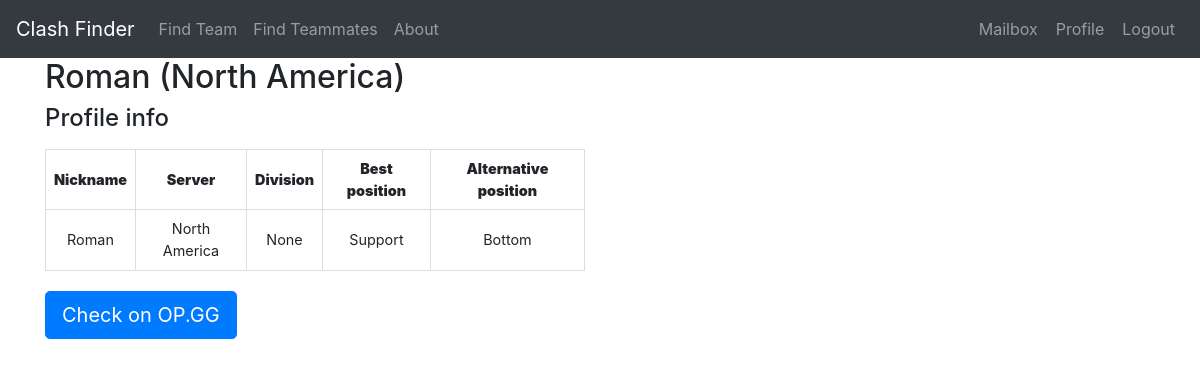
/profile/na/Roman (signed in), run on the app's committed database.
### models.py (models this page shows)
class Profile(UserMixin, db.Model):
    id = db.Column(db.Integer, primary_key=True)
    nickname = db.Column(db.String(64), index=True, unique=True)
    server = db.Column(db.String(10), index=True)
    division = db.Column(db.String(20), index=True)
    best_position = db.Column(db.String(20), index=True)
    alternative_position = db.Column(db.String(20), index=True)
    user_id = db.Column(db.Integer, db.ForeignKey('user.id'))
    clash_team = db.relationship('ClashTeam', backref='host', lazy='dynamic')
    invitation_in = db.relationship('ClashInvitation', backref='invitedguest', lazy='dynamic',
                                    cascade="all, delete, delete-orphan")
    request_out = db.relationship('ClashRequest', backref='candidate', lazy='dynamic',
                                  cascade="all, delete, delete-orphan")
    reported = db.relationship('ReportPlayer', backref='Reported', lazy='dynamic',
                               cascade="all, delete, delete-orphan")

### routes.py (the view)
@app.route('/profile/<server>/<nickname>', methods=['GET', 'POST'])
@login_required
def profile(server, nickname):
    user = User.query.join(Profile).filter(Profile.nickname == nickname,
                                           Profile.server == get_server_name_from_short(server.upper())).first()
    serv = get_server_name_from_short(server.upper())
    profile = Profile.query.filter_by(
        server=serv, nickname=nickname).first_or_404()
    return render_template('profile.html', server=server, profile=profile, user=user, get_server_short_name=get_server_short_name)

### forms.py (called while the page is built)
def get_server_short_name(server_name):
    for server in servers:
        if server[0] == server_name:
            return server[1]
    return ''

def get_server_name_from_short(short_name):
    for server in servers:
        if server[1] == short_name:
            return server[0]
    return ''

### models.py (called while the page is built)
@login.user_loader
def load_user(id):
    return User.query.get(int(id))

### templates/profile.html (shortened to what this page needs)
{% extends "base.html" %}
{% block content %}
<div class="container">
	<div class="row">
		<div class="col-sm-6">
			<h2>{{ profile.nickname | title }} ({{ profile.server }})</h2>
			<div class="account-info">
				<label for="profiles">
					<h4>Profile info</h4>
				</label>
				<table>
					<thead>
						<tr>
							<th><strong>Nickname</strong></th>
							<th><strong>Server</strong></th>
							<th><strong>Division</strong></th>
							<th><strong>Best position</strong></th>
							<th><strong>Alternative position</strong></th>
						</tr>
					</thead>
					<tbody>
						<tr>
							<td>{{ profile.nickname }}</td>
							<td>{{ profile.server }}</td>
							<td>{{ profile.division }}</td>
							<td>{{ profile.best_position }}</td>
							<td>{{ profile.alternative_position }}</td>
						</tr>
					</tbody>
				</table>
				<div style="height: 20px;"></div>
			</div>
			<div class="opgg-redirect">
				<a href="https://www.op.gg/summoner/{{ get_server_short_name(profile.server).lower() }}/{{ profile.nickname }}"
					class="btn btn-primary btn-lg">Check on OP.GG</a>
			</div>
		</div>
	</div>
</div>
{% endblock %}

### templates/profile.html (style rules this page uses)
table { border-collapse: collapse; font-size: 0.9em; border: 1px solid #ddd; }
th { border: 1px solid #ddd; padding: 8px; text-align: center; }
td { border: 1px solid #ddd; padding: 8px; text-align: center; }

### data on the page
Profile: nickname "Roman", server "North America", division "None", best_position "Support", alternative_position "Bottom"
